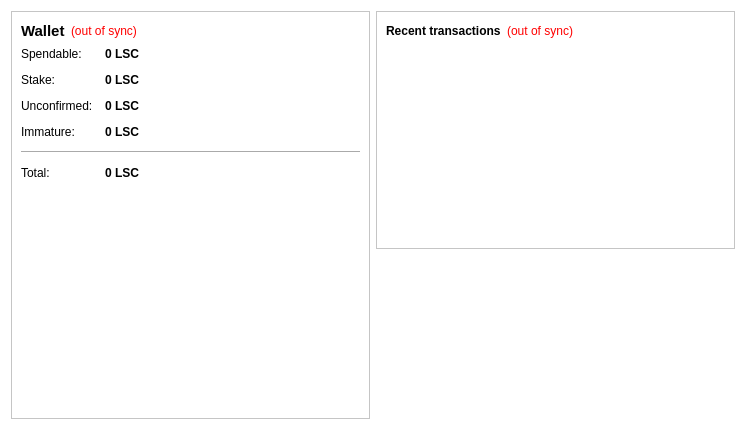
<?xml version="1.0" encoding="UTF-8"?>
<ui version="4.0">
 <class>OverviewPage</class>
 <widget class="QWidget" name="OverviewPage">
  <property name="enabled">
   <bool>true</bool>
  </property>
  <property name="geometry">
   <rect>
    <x>0</x>
    <y>0</y>
    <width>746</width>
    <height>430</height>
   </rect>
  </property>
  <property name="windowTitle">
   <string>Form</string>
  </property>
  <property name="styleSheet">
   <string notr="true">QWidget {
	background-color: #ffffff;
	color: #000000;
}
QApplication {
	background-color: red;
}</string>
  </property>
  <layout class="QHBoxLayout" name="horizontalLayout" stretch="1,1">
   <item>
    <layout class="QVBoxLayout" name="verticalLayout_2">
     <item>
      <widget class="QFrame" name="frame">
       <property name="frameShape">
        <enum>QFrame::StyledPanel</enum>
       </property>
       <property name="frameShadow">
        <enum>QFrame::Raised</enum>
       </property>
       <layout class="QVBoxLayout" name="verticalLayout_4">
        <item>
         <layout class="QHBoxLayout" name="horizontalLayout_4">
          <item>
           <widget class="QLabel" name="label_5">
            <property name="font">
             <font>
              <pointsize>11</pointsize>
              <weight>75</weight>
              <bold>true</bold>
             </font>
            </property>
            <property name="text">
             <string>Wallet</string>
            </property>
           </widget>
          </item>
          <item>
           <widget class="QLabel" name="labelWalletStatus">
            <property name="toolTip">
             <string>The displayed information may be out of date. Your wallet automatically synchronizes with the LifeStyleCoin network after a connection is established, but this process has not completed yet.</string>
            </property>
            <property name="styleSheet">
             <string notr="true">QLabel { color: red; }</string>
            </property>
            <property name="text">
             <string notr="true">(out of sync)</string>
            </property>
            <property name="alignment">
             <set>Qt::AlignLeading|Qt::AlignLeft|Qt::AlignVCenter</set>
            </property>
           </widget>
          </item>
          <item>
           <spacer name="horizontalSpacer_2">
            <property name="orientation">
             <enum>Qt::Horizontal</enum>
            </property>
            <property name="sizeHint" stdset="0">
             <size>
              <width>40</width>
              <height>20</height>
             </size>
            </property>
           </spacer>
          </item>
         </layout>
        </item>
        <item>
         <layout class="QFormLayout" name="formLayout_2">
          <property name="fieldGrowthPolicy">
           <enum>QFormLayout::AllNonFixedFieldsGrow</enum>
          </property>
          <property name="horizontalSpacing">
           <number>12</number>
          </property>
          <property name="verticalSpacing">
           <number>12</number>
          </property>
          <item row="0" column="0">
           <widget class="QLabel" name="label">
            <property name="text">
             <string>Spendable:</string>
            </property>
           </widget>
          </item>
          <item row="0" column="1">
           <widget class="QLabel" name="labelBalance">
            <property name="font">
             <font>
              <weight>75</weight>
              <bold>true</bold>
             </font>
            </property>
            <property name="cursor">
             <cursorShape>IBeamCursor</cursorShape>
            </property>
            <property name="toolTip">
             <string>Your current spendable balance</string>
            </property>
            <property name="text">
             <string notr="true">0 LSC</string>
            </property>
            <property name="textInteractionFlags">
             <set>Qt::LinksAccessibleByMouse|Qt::TextSelectableByKeyboard|Qt::TextSelectableByMouse</set>
            </property>
           </widget>
          </item>
          <item row="1" column="0">
           <widget class="QLabel" name="label_6">
            <property name="text">
             <string>Stake:</string>
            </property>
           </widget>
          </item>
          <item row="1" column="1">
           <widget class="QLabel" name="labelStake">
            <property name="font">
             <font>
              <weight>75</weight>
              <bold>true</bold>
             </font>
            </property>
            <property name="cursor">
             <cursorShape>IBeamCursor</cursorShape>
            </property>
            <property name="toolTip">
             <string>Total of coins that was staked, and do not yet count toward the current balance</string>
            </property>
            <property name="text">
             <string notr="true">0 LSC</string>
            </property>
            <property name="textInteractionFlags">
             <set>Qt::LinksAccessibleByMouse|Qt::TextSelectableByKeyboard|Qt::TextSelectableByMouse</set>
            </property>
           </widget>
          </item>
          <item row="2" column="0">
           <widget class="QLabel" name="label_3">
            <property name="text">
             <string>Unconfirmed:</string>
            </property>
           </widget>
          </item>
          <item row="2" column="1">
           <widget class="QLabel" name="labelUnconfirmed">
            <property name="font">
             <font>
              <weight>75</weight>
              <bold>true</bold>
             </font>
            </property>
            <property name="cursor">
             <cursorShape>IBeamCursor</cursorShape>
            </property>
            <property name="toolTip">
             <string>Total of transactions that have yet to be confirmed, and do not yet count toward the current balance</string>
            </property>
            <property name="text">
             <string notr="true">0 LSC</string>
            </property>
            <property name="textInteractionFlags">
             <set>Qt::LinksAccessibleByMouse|Qt::TextSelectableByKeyboard|Qt::TextSelectableByMouse</set>
            </property>
           </widget>
          </item>
          <item row="3" column="0">
           <widget class="QLabel" name="labelImmatureText">
            <property name="text">
             <string>Immature:</string>
            </property>
           </widget>
          </item>
          <item row="3" column="1">
           <widget class="QLabel" name="labelImmature">
            <property name="font">
             <font>
              <weight>75</weight>
              <bold>true</bold>
             </font>
            </property>
            <property name="toolTip">
             <string>Mined balance that has not yet matured</string>
            </property>
            <property name="text">
             <string notr="true">0 LSC</string>
            </property>
            <property name="textInteractionFlags">
             <set>Qt::LinksAccessibleByMouse|Qt::TextSelectableByKeyboard|Qt::TextSelectableByMouse</set>
            </property>
           </widget>
          </item>
          <item row="4" column="0" colspan="2">
           <widget class="Line" name="line">
            <property name="orientation">
             <enum>Qt::Horizontal</enum>
            </property>
           </widget>
          </item>
          <item row="5" column="0">
           <widget class="QLabel" name="labelTotalText">
            <property name="text">
             <string>Total:</string>
            </property>
           </widget>
          </item>
          <item row="5" column="1">
           <widget class="QLabel" name="labelTotal">
            <property name="font">
             <font>
              <weight>75</weight>
              <bold>true</bold>
             </font>
            </property>
            <property name="cursor">
             <cursorShape>IBeamCursor</cursorShape>
            </property>
            <property name="toolTip">
             <string>Your current total balance</string>
            </property>
            <property name="text">
             <string notr="true">0 LSC</string>
            </property>
            <property name="textInteractionFlags">
             <set>Qt::LinksAccessibleByMouse|Qt::TextSelectableByKeyboard|Qt::TextSelectableByMouse</set>
            </property>
           </widget>
          </item>
         </layout>
        </item>
        <item>
         <spacer name="verticalSpacer">
          <property name="orientation">
           <enum>Qt::Vertical</enum>
          </property>
          <property name="sizeHint" stdset="0">
           <size>
            <width>20</width>
            <height>40</height>
           </size>
          </property>
         </spacer>
        </item>
       </layout>
      </widget>
     </item>
    </layout>
   </item>
   <item>
    <layout class="QVBoxLayout" name="verticalLayout_3">
     <item>
      <widget class="QFrame" name="frame_2">
       <property name="frameShape">
        <enum>QFrame::StyledPanel</enum>
       </property>
       <property name="frameShadow">
        <enum>QFrame::Raised</enum>
       </property>
       <layout class="QVBoxLayout" name="verticalLayout">
        <item>
         <layout class="QHBoxLayout" name="horizontalLayout_2">
          <item>
           <widget class="QLabel" name="label_4">
            <property name="text">
             <string>&lt;b&gt;Recent transactions&lt;/b&gt;</string>
            </property>
           </widget>
          </item>
          <item>
           <widget class="QLabel" name="labelTransactionsStatus">
            <property name="toolTip">
             <string>The displayed information may be out of date. Your wallet automatically synchronizes with the LifeStyleCoin network after a connection is established, but this process has not completed yet.</string>
            </property>
            <property name="styleSheet">
             <string notr="true">QLabel { color: red; }</string>
            </property>
            <property name="text">
             <string notr="true">(out of sync)</string>
            </property>
            <property name="alignment">
             <set>Qt::AlignRight|Qt::AlignTrailing|Qt::AlignVCenter</set>
            </property>
           </widget>
          </item>
          <item>
           <spacer name="horizontalSpacer">
            <property name="orientation">
             <enum>Qt::Horizontal</enum>
            </property>
            <property name="sizeHint" stdset="0">
             <size>
              <width>40</width>
              <height>20</height>
             </size>
            </property>
           </spacer>
          </item>
         </layout>
        </item>
        <item>
         <widget class="QListView" name="listTransactions">
          <property name="frameShape">
           <enum>QFrame::NoFrame</enum>
          </property>
          <property name="verticalScrollBarPolicy">
           <enum>Qt::ScrollBarAlwaysOff</enum>
          </property>
          <property name="horizontalScrollBarPolicy">
           <enum>Qt::ScrollBarAlwaysOff</enum>
          </property>
          <property name="selectionMode">
           <enum>QAbstractItemView::NoSelection</enum>
          </property>
         </widget>
        </item>
       </layout>
      </widget>
     </item>
     <item>
      <spacer name="verticalSpacer_2">
       <property name="orientation">
        <enum>Qt::Vertical</enum>
       </property>
       <property name="sizeHint" stdset="0">
        <size>
         <width>20</width>
         <height>40</height>
        </size>
       </property>
      </spacer>
     </item>
    </layout>
   </item>
  </layout>
 </widget>
 <resources>
  <include location="../bitcoin.qrc"/>
 </resources>
 <connections/>
</ui>
